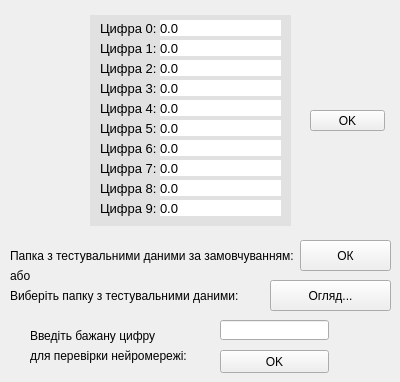
    <widget class="QWidget" name="tab_3">
     <attribute name="title">
      <string>Тестування</string>
     </attribute>
     <widget class="QLabel" name="label_24">
      <property name="geometry">
       <rect>
        <x>90</x>
        <y>15</y>
        <width>201</width>
        <height>211</height>
       </rect>
      </property>
      <property name="font">
       <font>
        <pointsize>10</pointsize>
       </font>
      </property>
      <property name="styleSheet">
       <string notr="true">background-color: rgb(225, 225, 225);</string>
      </property>
      <property name="text">
       <string/>
      </property>
     </widget>
     <widget class="QLabel" name="label_25">
      <property name="geometry">
       <rect>
        <x>100</x>
        <y>40</y>
        <width>61</width>
        <height>16</height>
       </rect>
      </property>
      <property name="font">
       <font>
        <pointsize>10</pointsize>
       </font>
      </property>
      <property name="text">
       <string>Цифра 1:</string>
      </property>
     </widget>
     <widget class="QLabel" name="label_26">
      <property name="geometry">
       <rect>
        <x>100</x>
        <y>60</y>
        <width>61</width>
        <height>16</height>
       </rect>
      </property>
      <property name="font">
       <font>
        <pointsize>10</pointsize>
       </font>
      </property>
      <property name="text">
       <string>Цифра 2:</string>
      </property>
     </widget>
     <widget class="QLabel" name="label_27">
      <property name="geometry">
       <rect>
        <x>100</x>
        <y>80</y>
        <width>61</width>
        <height>16</height>
       </rect>
      </property>
      <property name="font">
       <font>
        <pointsize>10</pointsize>
       </font>
      </property>
      <property name="text">
       <string>Цифра 3:</string>
      </property>
     </widget>
     <widget class="QLabel" name="label_28">
      <property name="geometry">
       <rect>
        <x>100</x>
        <y>100</y>
        <width>61</width>
        <height>16</height>
       </rect>
      </property>
      <property name="font">
       <font>
        <pointsize>10</pointsize>
       </font>
      </property>
      <property name="text">
       <string>Цифра 4:</string>
      </property>
     </widget>
     <widget class="QLabel" name="label_29">
      <property name="geometry">
       <rect>
        <x>100</x>
        <y>120</y>
        <width>61</width>
        <height>16</height>
       </rect>
      </property>
      <property name="font">
       <font>
        <pointsize>10</pointsize>
       </font>
      </property>
      <property name="text">
       <string>Цифра 5:</string>
      </property>
     </widget>
     <widget class="QLabel" name="label_30">
      <property name="geometry">
       <rect>
        <x>100</x>
        <y>140</y>
        <width>61</width>
        <height>16</height>
       </rect>
      </property>
      <property name="font">
       <font>
        <pointsize>10</pointsize>
       </font>
      </property>
      <property name="text">
       <string>Цифра 6:</string>
      </property>
     </widget>
     <widget class="QLabel" name="label_31">
      <property name="geometry">
       <rect>
        <x>100</x>
        <y>160</y>
        <width>61</width>
        <height>16</height>
       </rect>
      </property>
      <property name="font">
       <font>
        <pointsize>10</pointsize>
       </font>
      </property>
      <property name="text">
       <string>Цифра 7:</string>
      </property>
     </widget>
     <widget class="QLabel" name="label_32">
      <property name="geometry">
       <rect>
        <x>100</x>
        <y>180</y>
        <width>61</width>
        <height>16</height>
       </rect>
      </property>
      <property name="font">
       <font>
        <pointsize>10</pointsize>
       </font>
      </property>
      <property name="text">
       <string>Цифра 8:</string>
      </property>
     </widget>
     <widget class="QLabel" name="label_33">
      <property name="geometry">
       <rect>
        <x>100</x>
        <y>200</y>
        <width>61</width>
        <height>16</height>
       </rect>
      </property>
      <property name="font">
       <font>
        <pointsize>10</pointsize>
       </font>
      </property>
      <property name="text">
       <string>Цифра 9:</string>
      </property>
     </widget>
     <widget class="QLabel" name="label_34">
      <property name="geometry">
       <rect>
        <x>160</x>
        <y>20</y>
        <width>121</width>
        <height>16</height>
       </rect>
      </property>
      <property name="font">
       <font>
        <pointsize>10</pointsize>
       </font>
      </property>
      <property name="styleSheet">
       <string notr="true">background: white</string>
      </property>
      <property name="text">
       <string>0.0</string>
      </property>
     </widget>
     <widget class="QLabel" name="label_35">
      <property name="geometry">
       <rect>
        <x>160</x>
        <y>40</y>
        <width>121</width>
        <height>16</height>
       </rect>
      </property>
      <property name="font">
       <font>
        <pointsize>10</pointsize>
       </font>
      </property>
      <property name="styleSheet">
       <string notr="true">background: white</string>
      </property>
      <property name="text">
       <string>0.0</string>
      </property>
     </widget>
     <widget class="QLabel" name="label_36">
      <property name="geometry">
       <rect>
        <x>160</x>
        <y>60</y>
        <width>121</width>
        <height>16</height>
       </rect>
      </property>
      <property name="font">
       <font>
        <pointsize>10</pointsize>
       </font>
      </property>
      <property name="styleSheet">
       <string notr="true">background: white</string>
      </property>
      <property name="text">
       <string>0.0</string>
      </property>
     </widget>
     <widget class="QLabel" name="label_37">
      <property name="geometry">
       <rect>
        <x>160</x>
        <y>80</y>
        <width>121</width>
        <height>16</height>
       </rect>
      </property>
      <property name="font">
       <font>
        <pointsize>10</pointsize>
       </font>
      </property>
      <property name="styleSheet">
       <string notr="true">background: white</string>
      </property>
      <property name="text">
       <string>0.0</string>
      </property>
     </widget>
     <widget class="QLabel" name="label_38">
      <property name="geometry">
       <rect>
        <x>160</x>
        <y>100</y>
        <width>121</width>
        <height>16</height>
       </rect>
      </property>
      <property name="font">
       <font>
        <pointsize>10</pointsize>
       </font>
      </property>
      <property name="styleSheet">
       <string notr="true">background: white</string>
      </property>
      <property name="text">
       <string>0.0</string>
      </property>
     </widget>
     <widget class="QLabel" name="label_39">
      <property name="geometry">
       <rect>
        <x>160</x>
        <y>120</y>
        <width>121</width>
        <height>16</height>
       </rect>
      </property>
      <property name="font">
       <font>
        <pointsize>10</pointsize>
       </font>
      </property>
      <property name="styleSheet">
       <string notr="true">background: white</string>
      </property>
      <property name="text">
       <string>0.0</string>
      </property>
     </widget>
     <widget class="QLabel" name="label_40">
      <property name="geometry">
       <rect>
        <x>160</x>
        <y>140</y>
        <width>121</width>
        <height>16</height>
       </rect>
      </property>
      <property name="font">
       <font>
        <pointsize>10</pointsize>
       </font>
      </property>
      <property name="styleSheet">
       <string notr="true">background: white</string>
      </property>
      <property name="text">
       <string>0.0</string>
      </property>
     </widget>
     <widget class="QLabel" name="label_41">
      <property name="geometry">
       <rect>
        <x>160</x>
        <y>160</y>
        <width>121</width>
        <height>16</height>
       </rect>
      </property>
      <property name="font">
       <font>
        <pointsize>10</pointsize>
       </font>
      </property>
      <property name="styleSheet">
       <string notr="true">background: white</string>
      </property>
      <property name="text">
       <string>0.0</string>
      </property>
     </widget>
     <widget class="QLabel" name="label_42">
      <property name="geometry">
       <rect>
        <x>160</x>
        <y>180</y>
        <width>121</width>
        <height>16</height>
       </rect>
      </property>
      <property name="font">
       <font>
        <pointsize>10</pointsize>
       </font>
      </property>
      <property name="styleSheet">
       <string notr="true">background: white</string>
      </property>
      <property name="text">
       <string>0.0</string>
      </property>
     </widget>
     <widget class="QLabel" name="label_43">
      <property name="geometry">
       <rect>
        <x>160</x>
        <y>200</y>
        <width>121</width>
        <height>16</height>
       </rect>
      </property>
      <property name="font">
       <font>
        <pointsize>10</pointsize>
       </font>
      </property>
      <property name="styleSheet">
       <string notr="true">background: white</string>
      </property>
      <property name="text">
       <string>0.0</string>
      </property>
     </widget>
     <widget class="QPushButton" name="pushButton_23">
      <property name="geometry">
       <rect>
        <x>310</x>
        <y>110</y>
        <width>75</width>
        <height>21</height>
       </rect>
      </property>
      <property name="text">
       <string>OK</string>
      </property>
     </widget>
     <widget class="QLabel" name="label_53">
      <property name="geometry">
       <rect>
        <x>100</x>
        <y>20</y>
        <width>61</width>
        <height>16</height>
       </rect>
      </property>
      <property name="font">
       <font>
        <pointsize>10</pointsize>
       </font>
      </property>
      <property name="text">
       <string>Цифра 0:</string>
      </property>
     </widget>
     <widget class="QPushButton" name="pushButton_25">
      <property name="geometry">
       <rect>
        <x>270</x>
        <y>280</y>
        <width>121</width>
        <height>31</height>
       </rect>
      </property>
      <property name="text">
       <string>Огляд...</string>
      </property>
     </widget>
     <widget class="QLabel" name="label_56">
      <property name="geometry">
       <rect>
        <x>10</x>
        <y>280</y>
        <width>251</width>
        <height>31</height>
       </rect>
      </property>
      <property name="font">
       <font>
        <pointsize>9</pointsize>
       </font>
      </property>
      <property name="text">
       <string>Виберіть папку з тестувальними даними:</string>
      </property>
     </widget>
     <widget class="QPushButton" name="pushButton_26">
      <property name="geometry">
       <rect>
        <x>300</x>
        <y>240</y>
        <width>91</width>
        <height>31</height>
       </rect>
      </property>
      <property name="text">
       <string>ОК</string>
      </property>
     </widget>
     <widget class="QLabel" name="label_57">
      <property name="geometry">
       <rect>
        <x>10</x>
        <y>240</y>
        <width>291</width>
        <height>31</height>
       </rect>
      </property>
      <property name="font">
       <font>
        <pointsize>9</pointsize>
       </font>
      </property>
      <property name="text">
       <string>Папка з тестувальними даними за замовчуванням:</string>
      </property>
     </widget>
     <widget class="QLabel" name="label_58">
      <property name="geometry">
       <rect>
        <x>10</x>
        <y>260</y>
        <width>21</width>
        <height>31</height>
       </rect>
      </property>
      <property name="font">
       <font>
        <pointsize>9</pointsize>
       </font>
      </property>
      <property name="text">
       <string>або</string>
      </property>
     </widget>
     <widget class="QLabel" name="label_59">
      <property name="geometry">
       <rect>
        <x>30</x>
        <y>320</y>
        <width>141</width>
        <height>31</height>
       </rect>
      </property>
      <property name="font">
       <font>
        <pointsize>9</pointsize>
       </font>
      </property>
      <property name="text">
       <string>Введіть бажану цифру</string>
      </property>
     </widget>
     <widget class="QLabel" name="label_60">
      <property name="geometry">
       <rect>
        <x>30</x>
        <y>340</y>
        <width>171</width>
        <height>31</height>
       </rect>
      </property>
      <property name="font">
       <font>
        <pointsize>9</pointsize>
       </font>
      </property>
      <property name="text">
       <string>для перевірки нейромережі:</string>
      </property>
     </widget>
     <widget class="QLineEdit" name="lineEdit_2">
      <property name="geometry">
       <rect>
        <x>220</x>
        <y>320</y>
        <width>109</width>
        <height>20</height>
       </rect>
      </property>
     </widget>
     <widget class="QPushButton" name="pushButton">
      <property name="geometry">
       <rect>
        <x>220</x>
        <y>350</y>
        <width>109</width>
        <height>23</height>
       </rect>
      </property>
      <property name="text">
       <string>OK</string>
      </property>
     </widget>
    </widget>
